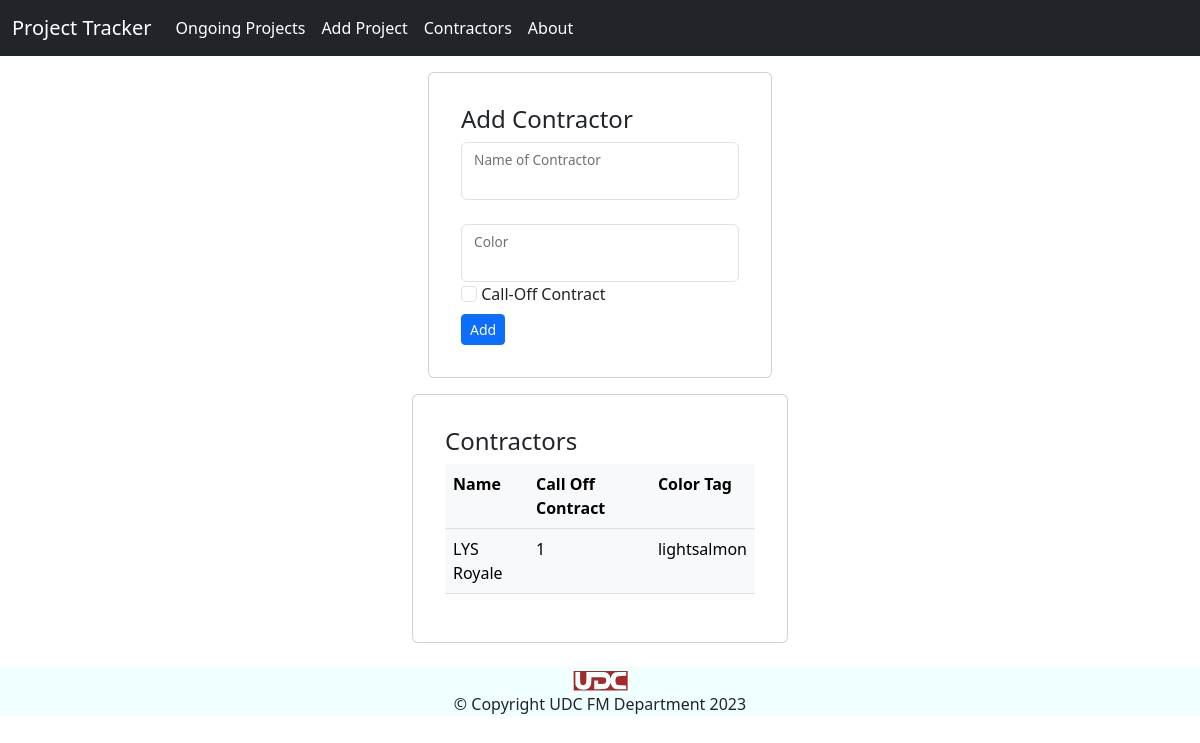
/contractors, run on the app's committed database.
### tables this page shows
CREATE TABLE contractors                (id INTEGER PRIMARY KEY AUTOINCREMENT,                    name VARCHAR,                        coc BOOLEAN,                            color VARCHAR);

### app.py (the view, shortened to what this page needs)
@app.route("/contractors", methods=('GET','POST'))
def contractor():
    contractors = fetch_all_contractors()
    context = {"contractors": contractors}
    return render_template('contractors.html', **context)

### app.py (called while the page is built)
def fetch_all_contractors():
    with sqlt.connect('data.db') as conn:
        conn.row_factory = sqlt.Row
        cur = conn.cursor()
        contractors = cur.execute("SELECT * FROM contractors").fetchall()
        return contractors

### templates/contractors.html
{% extends 'base.html' %} {% block content %}
<div class="container" style="width: 400px;">
  <div class="card" style="padding: 2rem; margin: 1rem;">
    <h4>Add Contractor</h4>
    <form class="form-floating" method="POST">
      <div class="form-floating">
        <input type="text" class="form-control" name="name" />
        <label for="name" class="form-label">Name of Contractor</label><br />
      </div>
      <div class="form-floating">
        <input type="text" class="form-control" name="color" />
        <label for="name" class="form-check-label">Color</label>
      </div>
      <div class="form">
        <input type="checkbox" class="form-check-input" name="coc" />
        <label for="coc" class="form-label">Call-Off Contract</label><br />
      </div>
      <button type="submit" class="btn btn-sm btn-primary">Add</button>
    </form>
  </div>
  <div class="card" style="padding: 2rem">
    <h4>Contractors</h4>
    <table class="table table-light">
      <tr>
        <th>Name</th>
        <th>Call Off Contract</th>
        <th>Color Tag</th>
      </tr>
      {% for i in contractors %}
      <tr>
        <td>{{i['name']}}</td>
        <td>{{i['coc']}}</td>
        <td>{{i['color']}}</td>
      </tr>
      {% endfor %}
    </table>
  </div>
</div>
{% endblock %}

### data on the page
contractors: name "LYS Royale", coc "1", color "lightsalmon"
